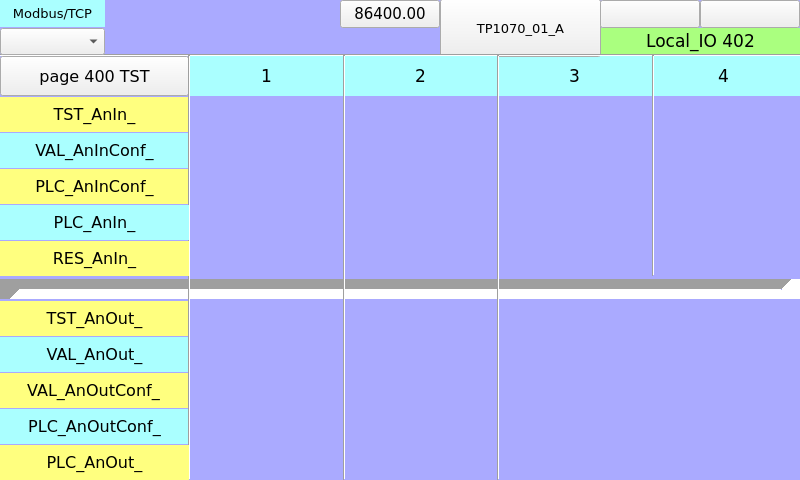
<?xml version="1.0" encoding="UTF-8"?>
<ui version="4.0">
 <class>page402</class>
 <widget class="QWidget" name="page402">
  <property name="geometry">
   <rect>
    <x>0</x>
    <y>0</y>
    <width>800</width>
    <height>480</height>
   </rect>
  </property>
  <property name="minimumSize">
   <size>
    <width>800</width>
    <height>480</height>
   </size>
  </property>
  <property name="maximumSize">
   <size>
    <width>800</width>
    <height>480</height>
   </size>
  </property>
  <property name="windowTitle">
   <string>page402</string>
  </property>
  <property name="styleSheet">
   <string notr="true">QWidget#page402
{
background-color: rgb(170, 170, 255);
}</string>
  </property>
  <widget class="QLabel" name="label_PLC_DigIn_1">
   <property name="geometry">
    <rect>
     <x>190</x>
     <y>56</y>
     <width>153</width>
     <height>40</height>
    </rect>
   </property>
   <property name="font">
    <font>
     <family>DejaVu Sans</family>
     <pointsize>13</pointsize>
    </font>
   </property>
   <property name="styleSheet">
    <string notr="true">background-color: rgb(170, 255, 255);</string>
   </property>
   <property name="text">
    <string>1</string>
   </property>
   <property name="alignment">
    <set>Qt::AlignCenter</set>
   </property>
  </widget>
  <widget class="QLabel" name="label_TST_DigIn_">
   <property name="geometry">
    <rect>
     <x>0</x>
     <y>97</y>
     <width>189</width>
     <height>35</height>
    </rect>
   </property>
   <property name="font">
    <font>
     <family>DejaVu Sans</family>
     <pointsize>12</pointsize>
    </font>
   </property>
   <property name="styleSheet">
    <string notr="true">background-color: rgb(255, 255, 127);</string>
   </property>
   <property name="text">
    <string>TST_AnIn_</string>
   </property>
   <property name="alignment">
    <set>Qt::AlignCenter</set>
   </property>
  </widget>
  <widget class="Line" name="line_14">
   <property name="geometry">
    <rect>
     <x>0</x>
     <y>279</y>
     <width>801</width>
     <height>20</height>
    </rect>
   </property>
   <property name="frameShadow">
    <enum>QFrame::Sunken</enum>
   </property>
   <property name="lineWidth">
    <number>20</number>
   </property>
   <property name="midLineWidth">
    <number>0</number>
   </property>
   <property name="orientation">
    <enum>Qt::Horizontal</enum>
   </property>
  </widget>
  <widget class="QLabel" name="label_PLC_DigIn_3">
   <property name="geometry">
    <rect>
     <x>498</x>
     <y>56</y>
     <width>153</width>
     <height>40</height>
    </rect>
   </property>
   <property name="font">
    <font>
     <family>DejaVu Sans</family>
     <pointsize>13</pointsize>
    </font>
   </property>
   <property name="styleSheet">
    <string notr="true">background-color: rgb(170, 255, 255);</string>
   </property>
   <property name="text">
    <string>3</string>
   </property>
   <property name="alignment">
    <set>Qt::AlignCenter</set>
   </property>
  </widget>
  <widget class="Line" name="line_3">
   <property name="geometry">
    <rect>
     <x>334</x>
     <y>55</y>
     <width>20</width>
     <height>425</height>
    </rect>
   </property>
   <property name="orientation">
    <enum>Qt::Vertical</enum>
   </property>
  </widget>
  <widget class="QLabel" name="label_RES_DigIn_">
   <property name="geometry">
    <rect>
     <x>0</x>
     <y>169</y>
     <width>189</width>
     <height>35</height>
    </rect>
   </property>
   <property name="font">
    <font>
     <family>DejaVu Sans</family>
     <pointsize>12</pointsize>
    </font>
   </property>
   <property name="styleSheet">
    <string notr="true">background-color: rgb(255, 255, 127);</string>
   </property>
   <property name="text">
    <string>PLC_AnInConf_</string>
   </property>
   <property name="alignment">
    <set>Qt::AlignCenter</set>
   </property>
  </widget>
  <widget class="QLabel" name="label_Qt_Project_2">
   <property name="geometry">
    <rect>
     <x>600</x>
     <y>28</y>
     <width>201</width>
     <height>27</height>
    </rect>
   </property>
   <property name="font">
    <font>
     <family>DejaVu Sans</family>
     <pointsize>13</pointsize>
    </font>
   </property>
   <property name="styleSheet">
    <string notr="true">background-color: rgb(170, 255, 127);</string>
   </property>
   <property name="text">
    <string>Local_IO 402</string>
   </property>
   <property name="alignment">
    <set>Qt::AlignCenter</set>
   </property>
  </widget>
  <widget class="ATCMbutton" name="atcmButton_6">
   <property name="geometry">
    <rect>
     <x>440</x>
     <y>-1</y>
     <width>161</width>
     <height>58</height>
    </rect>
   </property>
   <property name="font">
    <font>
     <family>DejaVu Sans</family>
     <pointsize>10</pointsize>
     <weight>50</weight>
     <bold>false</bold>
    </font>
   </property>
   <property name="toolTip">
    <string/>
   </property>
   <property name="whatsThis">
    <string>ATCMbutton widget</string>
   </property>
   <property name="pageName">
    <string>menu</string>
   </property>
   <property name="statusvar">
    <string/>
   </property>
   <property name="viewStatus">
    <bool>false</bool>
   </property>
   <property name="refresh">
    <number>200</number>
   </property>
   <property name="visibilityVar">
    <string/>
   </property>
   <property name="bgColor">
    <color>
     <red>170</red>
     <green>170</green>
     <blue>255</blue>
    </color>
   </property>
   <property name="borderColor">
    <color>
     <red>220</red>
     <green>220</green>
     <blue>220</blue>
    </color>
   </property>
   <property name="text">
    <string>TP1070_01_A</string>
   </property>
   <property name="pressText">
    <string>TP1070_01_A</string>
   </property>
   <property name="borderWidth">
    <number>2</number>
   </property>
   <property name="borderRadius">
    <number>0</number>
   </property>
   <property name="apparence">
    <enum>QFrame::Raised</enum>
   </property>
  </widget>
  <widget class="ATCMdate" name="atcmDate_2">
   <property name="geometry">
    <rect>
     <x>600</x>
     <y>0</y>
     <width>100</width>
     <height>28</height>
    </rect>
   </property>
   <property name="font">
    <font>
     <family>DejaVu Sans</family>
     <pointsize>10</pointsize>
    </font>
   </property>
   <property name="toolTip">
    <string>ATCM QDate</string>
   </property>
   <property name="whatsThis">
    <string>ATCMdate widget</string>
   </property>
   <property name="bgColor">
    <color>
     <red>255</red>
     <green>255</green>
     <blue>127</blue>
    </color>
   </property>
   <property name="borderWidth">
    <number>0</number>
   </property>
   <property name="borderRadius">
    <number>0</number>
   </property>
  </widget>
  <widget class="ATCMbutton" name="atcmButton_page400">
   <property name="geometry">
    <rect>
     <x>0</x>
     <y>56</y>
     <width>189</width>
     <height>40</height>
    </rect>
   </property>
   <property name="font">
    <font>
     <family>DejaVu Sans</family>
     <pointsize>12</pointsize>
    </font>
   </property>
   <property name="toolTip">
    <string/>
   </property>
   <property name="whatsThis">
    <string>ATCMbutton widget</string>
   </property>
   <property name="pageName">
    <string>page400</string>
   </property>
   <property name="statusvar">
    <string/>
   </property>
   <property name="viewStatus">
    <bool>false</bool>
   </property>
   <property name="visibilityVar">
    <string/>
   </property>
   <property name="bgColor">
    <color>
     <red>170</red>
     <green>255</green>
     <blue>255</blue>
    </color>
   </property>
   <property name="text">
    <string>page 400 TST</string>
   </property>
   <property name="pressText">
    <string>page 400 TST</string>
   </property>
   <property name="borderWidth">
    <number>0</number>
   </property>
   <property name="borderRadius">
    <number>0</number>
   </property>
   <property name="apparence">
    <enum>QFrame::Raised</enum>
   </property>
  </widget>
  <widget class="Line" name="line_2">
   <property name="geometry">
    <rect>
     <x>0</x>
     <y>45</y>
     <width>801</width>
     <height>20</height>
    </rect>
   </property>
   <property name="orientation">
    <enum>Qt::Horizontal</enum>
   </property>
  </widget>
  <widget class="QLabel" name="label_TST_DigIn_1">
   <property name="geometry">
    <rect>
     <x>0</x>
     <y>301</y>
     <width>189</width>
     <height>35</height>
    </rect>
   </property>
   <property name="font">
    <font>
     <family>DejaVu Sans</family>
     <pointsize>12</pointsize>
    </font>
   </property>
   <property name="styleSheet">
    <string notr="true">background-color: rgb(255, 255, 127);</string>
   </property>
   <property name="text">
    <string>TST_AnOut_</string>
   </property>
   <property name="alignment">
    <set>Qt::AlignCenter</set>
   </property>
  </widget>
  <widget class="QLabel" name="label_PLC_DigIn_">
   <property name="geometry">
    <rect>
     <x>0</x>
     <y>133</y>
     <width>189</width>
     <height>35</height>
    </rect>
   </property>
   <property name="font">
    <font>
     <family>DejaVu Sans</family>
     <pointsize>12</pointsize>
    </font>
   </property>
   <property name="styleSheet">
    <string notr="true">background-color: rgb(170, 255, 255);</string>
   </property>
   <property name="text">
    <string>VAL_AnInConf_</string>
   </property>
   <property name="alignment">
    <set>Qt::AlignCenter</set>
   </property>
  </widget>
  <widget class="QLabel" name="label_PLC_DigIn_13">
   <property name="geometry">
    <rect>
     <x>0</x>
     <y>409</y>
     <width>189</width>
     <height>35</height>
    </rect>
   </property>
   <property name="font">
    <font>
     <family>DejaVu Sans</family>
     <pointsize>12</pointsize>
    </font>
   </property>
   <property name="styleSheet">
    <string notr="true">background-color: rgb(170, 255, 255);</string>
   </property>
   <property name="text">
    <string>PLC_AnOutConf_</string>
   </property>
   <property name="alignment">
    <set>Qt::AlignCenter</set>
   </property>
  </widget>
  <widget class="ATCMlabel" name="atcmLabel_PLC_time">
   <property name="geometry">
    <rect>
     <x>340</x>
     <y>0</y>
     <width>100</width>
     <height>28</height>
    </rect>
   </property>
   <property name="font">
    <font>
     <family>DejaVu Sans</family>
     <pointsize>11</pointsize>
     <weight>50</weight>
     <bold>false</bold>
    </font>
   </property>
   <property name="text">
    <string>86400.00</string>
   </property>
   <property name="toolTip">
    <string>PLC_time</string>
   </property>
   <property name="whatsThis">
    <string>ATCMlabel widget</string>
   </property>
   <property name="variable">
    <string>PLC_time</string>
   </property>
   <property name="refresh">
    <number>500</number>
   </property>
   <property name="max">
    <string>0</string>
   </property>
   <property name="min">
    <string>0</string>
   </property>
   <property name="viewStatus">
    <bool>false</bool>
   </property>
   <property name="visibilityVar">
    <string/>
   </property>
   <property name="bgColor">
    <color>
     <red>255</red>
     <green>255</green>
     <blue>127</blue>
    </color>
   </property>
   <property name="borderWidth">
    <number>0</number>
   </property>
   <property name="borderRadius">
    <number>0</number>
   </property>
  </widget>
  <widget class="QLabel" name="label_PLC_DigIn_2">
   <property name="geometry">
    <rect>
     <x>344</x>
     <y>56</y>
     <width>153</width>
     <height>40</height>
    </rect>
   </property>
   <property name="font">
    <font>
     <family>DejaVu Sans</family>
     <pointsize>13</pointsize>
    </font>
   </property>
   <property name="styleSheet">
    <string notr="true">background-color: rgb(170, 255, 255);</string>
   </property>
   <property name="text">
    <string>2</string>
   </property>
   <property name="alignment">
    <set>Qt::AlignCenter</set>
   </property>
  </widget>
  <widget class="QLabel" name="label_PLC_DigIn_4">
   <property name="geometry">
    <rect>
     <x>647</x>
     <y>56</y>
     <width>153</width>
     <height>40</height>
    </rect>
   </property>
   <property name="font">
    <font>
     <family>DejaVu Sans</family>
     <pointsize>13</pointsize>
    </font>
   </property>
   <property name="styleSheet">
    <string notr="true">background-color: rgb(170, 255, 255);</string>
   </property>
   <property name="text">
    <string>4</string>
   </property>
   <property name="alignment">
    <set>Qt::AlignCenter</set>
   </property>
  </widget>
  <widget class="QLabel" name="label_PLC_DigIn_14">
   <property name="geometry">
    <rect>
     <x>0</x>
     <y>337</y>
     <width>189</width>
     <height>35</height>
    </rect>
   </property>
   <property name="font">
    <font>
     <family>DejaVu Sans</family>
     <pointsize>12</pointsize>
    </font>
   </property>
   <property name="styleSheet">
    <string notr="true">background-color: rgb(170, 255, 255);</string>
   </property>
   <property name="text">
    <string>VAL_AnOut_</string>
   </property>
   <property name="alignment">
    <set>Qt::AlignCenter</set>
   </property>
  </widget>
  <widget class="Line" name="line">
   <property name="geometry">
    <rect>
     <x>179</x>
     <y>55</y>
     <width>20</width>
     <height>425</height>
    </rect>
   </property>
   <property name="orientation">
    <enum>Qt::Vertical</enum>
   </property>
  </widget>
  <widget class="ATCMtime" name="atcmTime_2">
   <property name="geometry">
    <rect>
     <x>700</x>
     <y>0</y>
     <width>100</width>
     <height>28</height>
    </rect>
   </property>
   <property name="font">
    <font>
     <family>DejaVu Sans</family>
     <pointsize>10</pointsize>
    </font>
   </property>
   <property name="toolTip">
    <string>ATCM QTime</string>
   </property>
   <property name="whatsThis">
    <string>ATCMtime widget</string>
   </property>
   <property name="bgColor">
    <color>
     <red>255</red>
     <green>255</green>
     <blue>127</blue>
    </color>
   </property>
   <property name="borderWidth">
    <number>0</number>
   </property>
   <property name="borderRadius">
    <number>0</number>
   </property>
  </widget>
  <widget class="Line" name="line_6">
   <property name="geometry">
    <rect>
     <x>643</x>
     <y>55</y>
     <width>20</width>
     <height>221</height>
    </rect>
   </property>
   <property name="orientation">
    <enum>Qt::Vertical</enum>
   </property>
  </widget>
  <widget class="Line" name="line_4">
   <property name="geometry">
    <rect>
     <x>488</x>
     <y>55</y>
     <width>20</width>
     <height>425</height>
    </rect>
   </property>
   <property name="orientation">
    <enum>Qt::Vertical</enum>
   </property>
  </widget>
  <widget class="QLabel" name="label_PLC_DigIn_15">
   <property name="geometry">
    <rect>
     <x>0</x>
     <y>205</y>
     <width>189</width>
     <height>35</height>
    </rect>
   </property>
   <property name="font">
    <font>
     <family>DejaVu Sans</family>
     <pointsize>12</pointsize>
    </font>
   </property>
   <property name="styleSheet">
    <string notr="true">background-color: rgb(170, 255, 255);</string>
   </property>
   <property name="text">
    <string>PLC_AnIn_</string>
   </property>
   <property name="alignment">
    <set>Qt::AlignCenter</set>
   </property>
  </widget>
  <widget class="QLabel" name="label_TST_DigIn_2">
   <property name="geometry">
    <rect>
     <x>0</x>
     <y>241</y>
     <width>189</width>
     <height>35</height>
    </rect>
   </property>
   <property name="font">
    <font>
     <family>DejaVu Sans</family>
     <pointsize>12</pointsize>
    </font>
   </property>
   <property name="styleSheet">
    <string notr="true">background-color: rgb(255, 255, 127);</string>
   </property>
   <property name="text">
    <string>RES_AnIn_</string>
   </property>
   <property name="alignment">
    <set>Qt::AlignCenter</set>
   </property>
  </widget>
  <widget class="QLabel" name="label_TST_DigIn_3">
   <property name="geometry">
    <rect>
     <x>-1</x>
     <y>373</y>
     <width>189</width>
     <height>35</height>
    </rect>
   </property>
   <property name="font">
    <font>
     <family>DejaVu Sans</family>
     <pointsize>12</pointsize>
    </font>
   </property>
   <property name="styleSheet">
    <string notr="true">background-color: rgb(255, 255, 127);</string>
   </property>
   <property name="text">
    <string>VAL_AnOutConf_</string>
   </property>
   <property name="alignment">
    <set>Qt::AlignCenter</set>
   </property>
  </widget>
  <widget class="QLabel" name="label_TST_DigIn_4">
   <property name="geometry">
    <rect>
     <x>0</x>
     <y>445</y>
     <width>189</width>
     <height>35</height>
    </rect>
   </property>
   <property name="font">
    <font>
     <family>DejaVu Sans</family>
     <pointsize>12</pointsize>
    </font>
   </property>
   <property name="styleSheet">
    <string notr="true">background-color: rgb(255, 255, 127);</string>
   </property>
   <property name="text">
    <string>PLC_AnOut_</string>
   </property>
   <property name="alignment">
    <set>Qt::AlignCenter</set>
   </property>
  </widget>
  <widget class="ATCManimation" name="atcmAnimation_TEST_STATUS">
   <property name="geometry">
    <rect>
     <x>105</x>
     <y>0</y>
     <width>121</width>
     <height>55</height>
    </rect>
   </property>
   <property name="toolTip">
    <string>TEST_STATUS</string>
   </property>
   <property name="whatsThis">
    <string>ATCManimation widget</string>
   </property>
   <property name="mapping">
    <string>0;:/icons/my_img/local.png;216;:/icons/my_img/remote.png;42;:/icons/my_img/done.png</string>
   </property>
   <property name="variable">
    <string>TEST_STATUS</string>
   </property>
   <property name="refresh">
    <number>500</number>
   </property>
   <property name="viewStatus">
    <bool>false</bool>
   </property>
   <property name="visibilityVar">
    <string/>
   </property>
  </widget>
  <widget class="ATCMcombobox" name="atcmComboBox">
   <property name="geometry">
    <rect>
     <x>0</x>
     <y>28</y>
     <width>105</width>
     <height>27</height>
    </rect>
   </property>
   <property name="font">
    <font>
     <family>DejaVu Sans</family>
     <pointsize>10</pointsize>
    </font>
   </property>
   <property name="toolTip">
    <string>TEST_COMMAND</string>
   </property>
   <property name="whatsThis">
    <string>ATCMcombobox widget</string>
   </property>
   <property name="variable">
    <string>TEST_COMMAND</string>
   </property>
   <property name="refresh">
    <number>500</number>
   </property>
   <property name="viewStatus">
    <bool>false</bool>
   </property>
   <property name="writeAcknowledge">
    <bool>false</bool>
   </property>
   <property name="visibilityVar">
    <string/>
   </property>
   <property name="bgColor">
    <color>
     <red>170</red>
     <green>255</green>
     <blue>127</blue>
    </color>
   </property>
   <property name="borderWidth">
    <number>0</number>
   </property>
   <property name="borderRadius">
    <number>0</number>
   </property>
   <property name="mapping">
    <string>0;LOCAL;216;REMOTE;42;DONE</string>
   </property>
  </widget>
  <widget class="QLabel" name="label_Start_3">
   <property name="geometry">
    <rect>
     <x>0</x>
     <y>0</y>
     <width>105</width>
     <height>27</height>
    </rect>
   </property>
   <property name="font">
    <font>
     <family>DejaVu Sans</family>
     <pointsize>10</pointsize>
    </font>
   </property>
   <property name="styleSheet">
    <string notr="true">background-color: rgb(170, 255, 255);</string>
   </property>
   <property name="text">
    <string>Modbus/TCP</string>
   </property>
   <property name="alignment">
    <set>Qt::AlignCenter</set>
   </property>
  </widget>
  <zorder>label_PLC_DigIn_1</zorder>
  <zorder>label_TST_DigIn_</zorder>
  <zorder>line_14</zorder>
  <zorder>label_PLC_DigIn_3</zorder>
  <zorder>label_RES_DigIn_</zorder>
  <zorder>label_Qt_Project_2</zorder>
  <zorder>atcmButton_6</zorder>
  <zorder>atcmDate_2</zorder>
  <zorder>atcmButton_page400</zorder>
  <zorder>line_2</zorder>
  <zorder>label_TST_DigIn_1</zorder>
  <zorder>label_PLC_DigIn_</zorder>
  <zorder>label_PLC_DigIn_13</zorder>
  <zorder>atcmLabel_PLC_time</zorder>
  <zorder>label_PLC_DigIn_2</zorder>
  <zorder>label_PLC_DigIn_4</zorder>
  <zorder>label_PLC_DigIn_14</zorder>
  <zorder>line</zorder>
  <zorder>atcmTime_2</zorder>
  <zorder>line_6</zorder>
  <zorder>line_4</zorder>
  <zorder>line_3</zorder>
  <zorder>label_PLC_DigIn_15</zorder>
  <zorder>label_TST_DigIn_2</zorder>
  <zorder>label_TST_DigIn_3</zorder>
  <zorder>label_TST_DigIn_4</zorder>
  <zorder>atcmAnimation_TEST_STATUS</zorder>
  <zorder>atcmComboBox</zorder>
  <zorder>label_Start_3</zorder>
 </widget>
 <customwidgets>
  <customwidget>
   <class>ATCManimation</class>
   <extends>QLabel</extends>
   <header>atcmplugin.h</header>
  </customwidget>
  <customwidget>
   <class>ATCMbutton</class>
   <extends>QPushButton</extends>
   <header>atcmplugin.h</header>
  </customwidget>
  <customwidget>
   <class>ATCMcombobox</class>
   <extends>QComboBox</extends>
   <header>atcmplugin.h</header>
  </customwidget>
  <customwidget>
   <class>ATCMdate</class>
   <extends>QPushButton</extends>
   <header>atcmplugin.h</header>
  </customwidget>
  <customwidget>
   <class>ATCMlabel</class>
   <extends>QPushButton</extends>
   <header>atcmplugin.h</header>
  </customwidget>
  <customwidget>
   <class>ATCMtime</class>
   <extends>QPushButton</extends>
   <header>atcmplugin.h</header>
  </customwidget>
 </customwidgets>
 <resources/>
 <connections>
  <connection>
   <sender>atcmButton_6</sender>
   <signal>newPage(const char*,bool)</signal>
   <receiver>page402</receiver>
   <slot>goto_page(const char*,bool)</slot>
   <hints>
    <hint type="sourcelabel">
     <x>20</x>
     <y>20</y>
    </hint>
    <hint type="destinationlabel">
     <x>20</x>
     <y>20</y>
    </hint>
   </hints>
  </connection>
  <connection>
   <sender>atcmButton_page400</sender>
   <signal>newPage(const char*,bool)</signal>
   <receiver>page402</receiver>
   <slot>goto_page(const char*,bool)</slot>
   <hints>
    <hint type="sourcelabel">
     <x>20</x>
     <y>20</y>
    </hint>
    <hint type="destinationlabel">
     <x>20</x>
     <y>20</y>
    </hint>
   </hints>
  </connection>
 </connections>
 <slots>
  <slot>goto_page(const char*,bool)</slot>
 </slots>
</ui>
